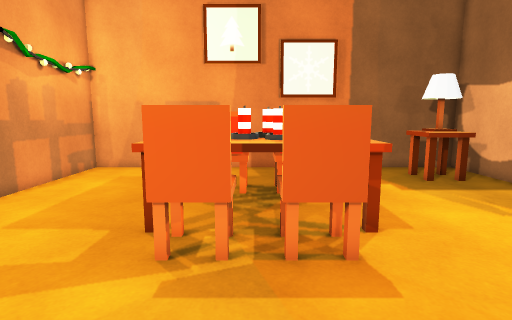
[1] (above)

15 first-person views from a walk through a scene from a Unity 3-D project. The camera is 1.4 m above the floor, tilts 8° down and sees 80° across. The floor is counted in squares, 0.5 m on a side. Each view is taken from the middle of a square. On the plan, view 1 faces up. The plan holds only what a view shows up to about 20 squares ahead; the rest is blank. The player is left out.

[2]
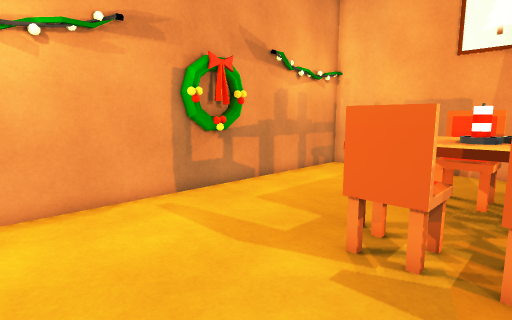

[3]
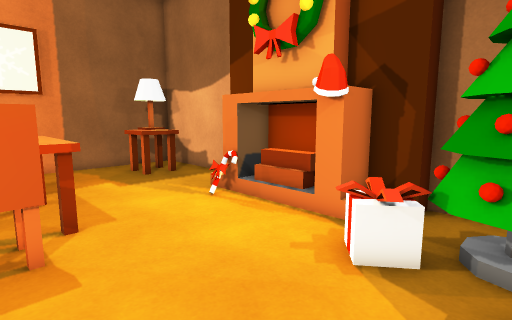

[4]
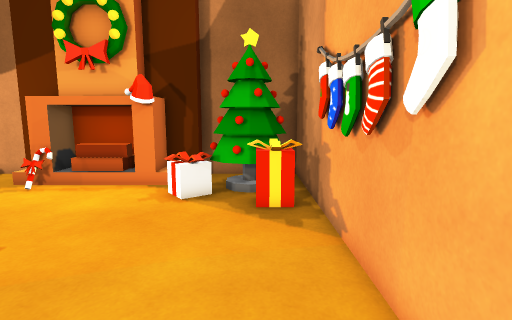

[5]
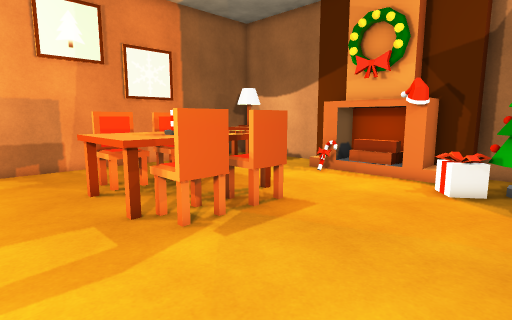

[6]
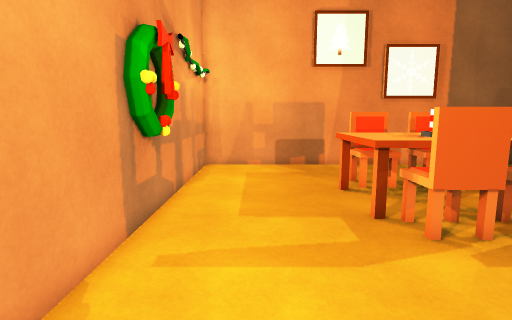

[7]
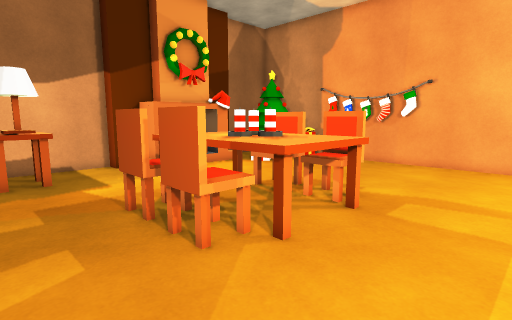

[8]
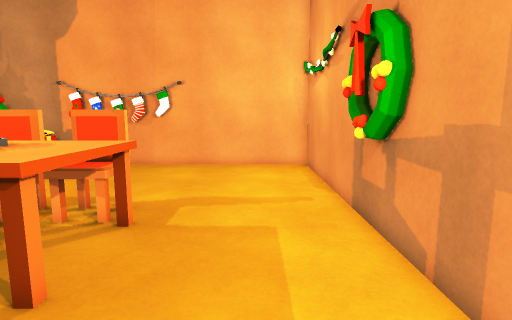

[9]
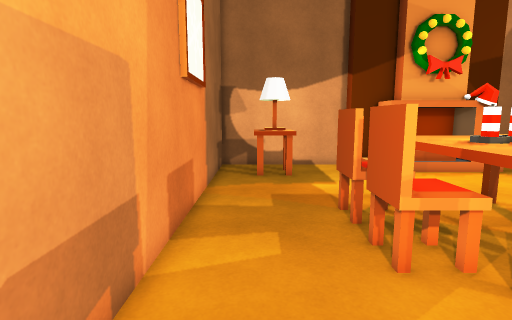

[10]
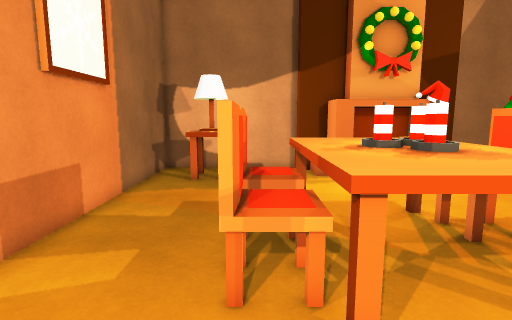

[11]
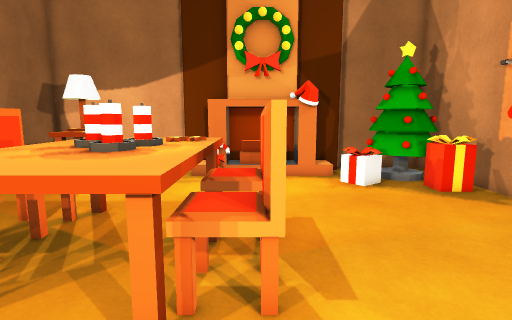

[12]
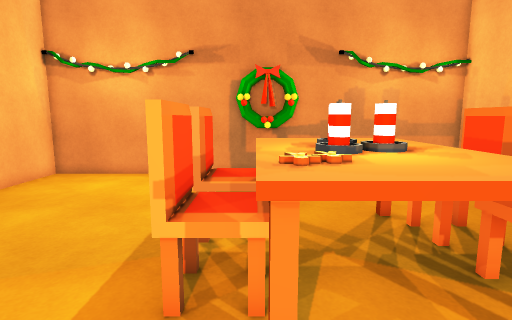

[13]
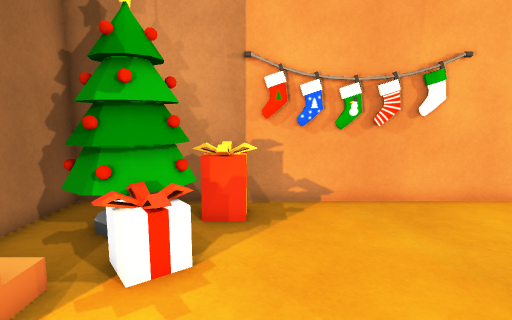

[14]
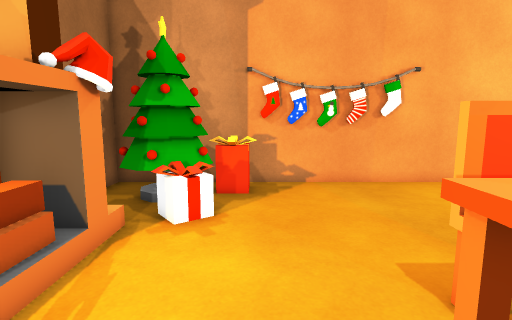

[15]
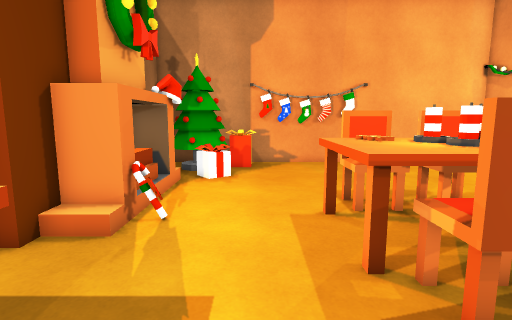

### Floor plan
Key: @ floor where view 1 was taken; # wall or solid block; . floor; / step, stairs or slope; T table; L lamp; C chair; A candle; F fireplace; R tree; O other object.
Columns run from 9 left of view 1 to 11 right of it. Each row starts with its distance up from view 1.
 17 #####################
 16 #...................#
 15 #...............TLL.#
 14 #...............TLL.#
 13 #.......C.......TTT.#
 12 #......CCCCC........#
 11 #.....TCCCCCT.......#
 10 #.....TTTAATT......##
  9 #.....TTAAATT...../#
  8 OO....TTTAATT....FFF
  7 OO....TCCTCCT....FFF
  6 #......CCCCC.....FFF
  5 #................FFF
  4 #................FFF
  3 #................OFF
  2 #..............OOO.##
  1 #..............OORR.#
  0 #........@......RRRR#
 -1 #.............OORRR #
 -2 #.............OORR .#
 -3 #####################

Positions as (right, up) in squares from view 1, and headings:
1: (0, 0), facing up
2: (1, 0), facing up-left
3: (1, -1), facing up-right
4: (-4, -1), facing right
5: (-6, -1), facing up-right
6: (-6, -1), facing up
7: (-7, 16), facing down-right
8: (-6, 15), facing down
9: (-7, 15), facing right
10: (-6, 12), facing right
11: (-6, 6), facing right
12: (6, 7), facing left
13: (5, 7), facing down
14: (5, 10), facing down
15: (5, 16), facing down
